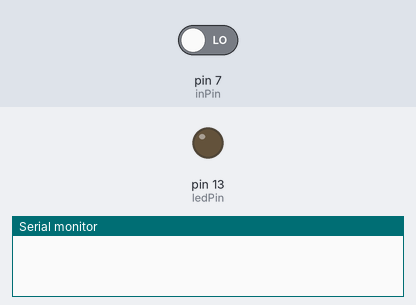
This sketch was run on a simulated Arduino Uno, built with avr-gcc and run on an emulated ATmega328P. On the bench: output pins drawn as LEDs (lit = HIGH), the last lines printed to the serial monitor. Inputs (shaded band) come from the test bench; at power-on: pin 7 (inPin) LOW.

Above: at 1.2 s.
1.3 s: pin 7 (inPin) driven HIGH
At 1.6 s:
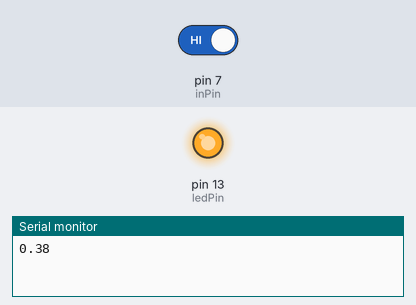
2.8 s: pin 7 (inPin) driven LOW
At 3.9 s:
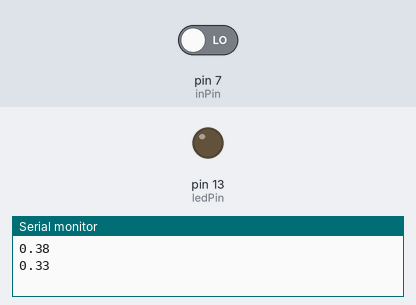
Timing chart, 0 to 5.8 s (numbered marks = the images above; inputs shaded):
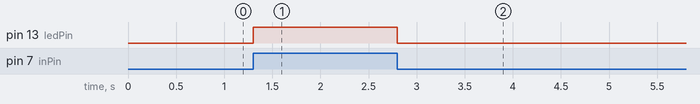

Measured:
- after the input at 1.3 s, pin 13 (ledPin): LOW → HIGH at once
- after the input at 2.8 s, pin 13 (ledPin): HIGH → LOW at once

The sketch:

digitalReadAnemoIO.ino
```cpp
int inPin = 7;
                       // outside leads to ground and +5V
int val = 0;           // variable to store the value read
int oldVal = 0;
int ledPin = 13;

unsigned long time = 0;
unsigned long readTime = 0;
unsigned long lastUp = 0;


int baseDelta = 10; // 250 mus ~ 4000Hz

void setup()
{
  pinMode(inPin, INPUT);      // sets the digital pin 7 as input
  pinMode(ledPin, OUTPUT);
  Serial.begin(115200);          //  setup serial
}

void loop()
{
  time = micros();

  if (readTime < time) {
    readTime += baseDelta;


    val = digitalRead(inPin);

    if (oldVal != val) { // when input changes (2 times per revolusion)

    //if (!oldVal && val) { // if input goes from 0 to 1

      long diff = time-lastUp;
      float freq = 500000/ (float) diff;

      Serial.println(freq);
      lastUp = time;
    }

    oldVal = val;
    digitalWrite(ledPin, val);
  }
}
```
